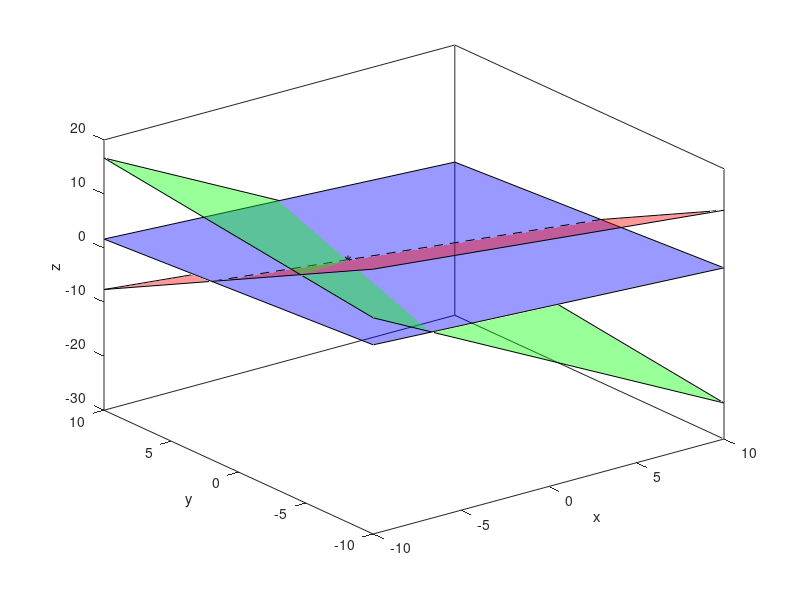

MATLAB code for this plot:
X=[-10 -10 10 10];
Y=[-10 10 10 -10];
Z1=(10-X-Y)/6;
fill3(X,Y,Z1,'b','facealpha',0.4);
xlabel('x');
ylabel('y');
zlabel('z');
hold on;

X=[-10 -10 10 10];
Y=[-10 10 10 -10];
Z2=(7-X-(4*Y))/3;
fill3(X,Y,Z2,'r','facealpha',0.4);
xlabel('x');
ylabel('y');
zlabel('z');
hold on;
t=[1/7 3];
plot3(11-7*t,-1+t,t,'--k',LineWidth=2);
hold on;

X=[-10 -10 10 10];
Y=[-10 10 10 -10];
Z3=(-10-(5*X)+Y)/3;
fill3(X,Y,Z3,'g','facealpha',0.4);
xlabel('x');
ylabel('y');
zlabel('z');
hold on;

A=[1 1 6;1 4 3;5 -1 3];
b=[10;7;-10];
c=[A b];
r= rref(c);

c1=A\b;
c2=[r(1,4);r(2,4);r(3,4)];
c3=inv(A)*b;

disp("Matlab \ command: ")
disp(c1);

disp("Reduced row echelon form: ")
disp(c2);

disp("Inverse matrix: ")
disp(c3);

plot3(c1(1,1),c1(2,1),c1(3,1),'k*',MarkerSize=10,LineWidth=2);